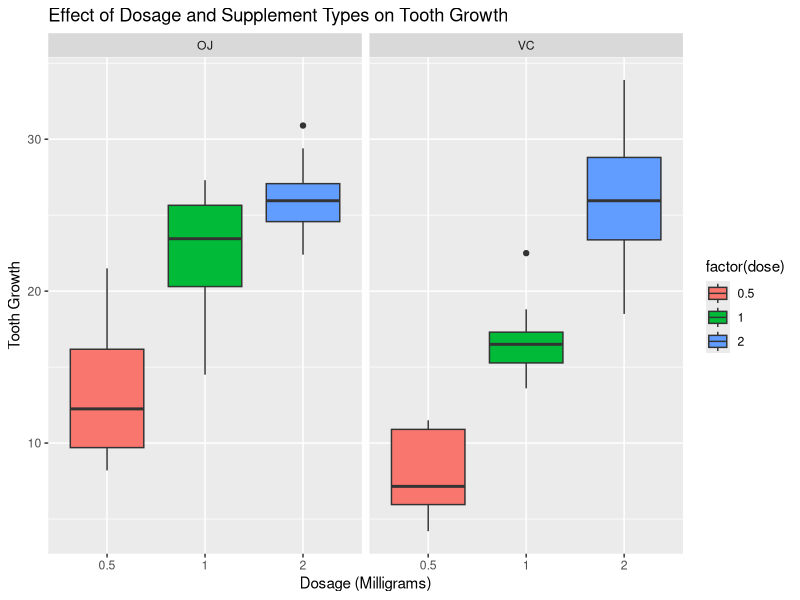

This figure's R source:
## ---- chunk 1

library(datasets)
data(ToothGrowth)
tg <- ToothGrowth

## ---- chunk 2

summary(tg)

tg$dose <- as.factor(tg$dose)
summary(tg)

table(tg$supp, tg$dose)

## Mean and Standard Deviation of the lengths
c(mean(tg$len, na.rm=TRUE), sd(tg$len, na.rm=TRUE))

## Create box plots of dose vs length faceted by supplement type
suppressWarnings(library(ggplot2))
ggplot(tg, aes(factor(dose), y=len, fill=factor(dose))) +
  geom_boxplot() +
  facet_grid(.~supp) +
  labs(x='Dosage (Milligrams)', y='Tooth Growth') +
  ggtitle('Effect of Dosage and Supplement Types on Tooth Growth')
  
## ---- chunk 3

## Subset the tooth data into dosage groups
tg05 <- subset(tg, tg$dose==.5)
tg10 <- subset(tg, tg$dose==1)
tg20 <- subset(tg, tg$dose==2)

## Calculate t.test of tg05 subset
t.test(len ~ supp, data = tg05)

## Calculate t.test of tg10 subset
t.test(len ~ supp, data = tg10)

## Calculate t.test of tg20 subset
t.test(len ~ supp, data = tg20)

